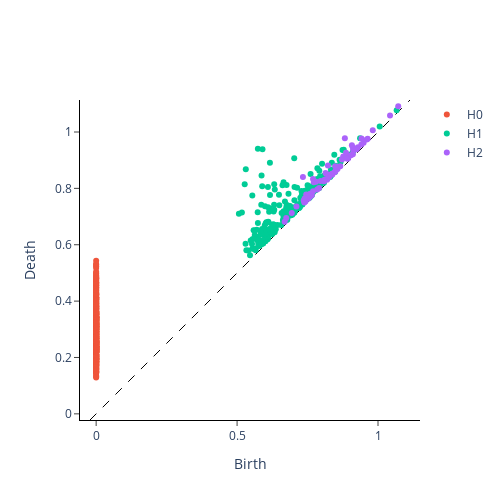

The notebook cell this image was saved under:
### Code cell
plot = gtda.plotting.plot_diagram(diagram[print_obj])
display(plot)
plot.write_image(file = f"{subj}/{exp}/diagram.svg", format = "svg")
